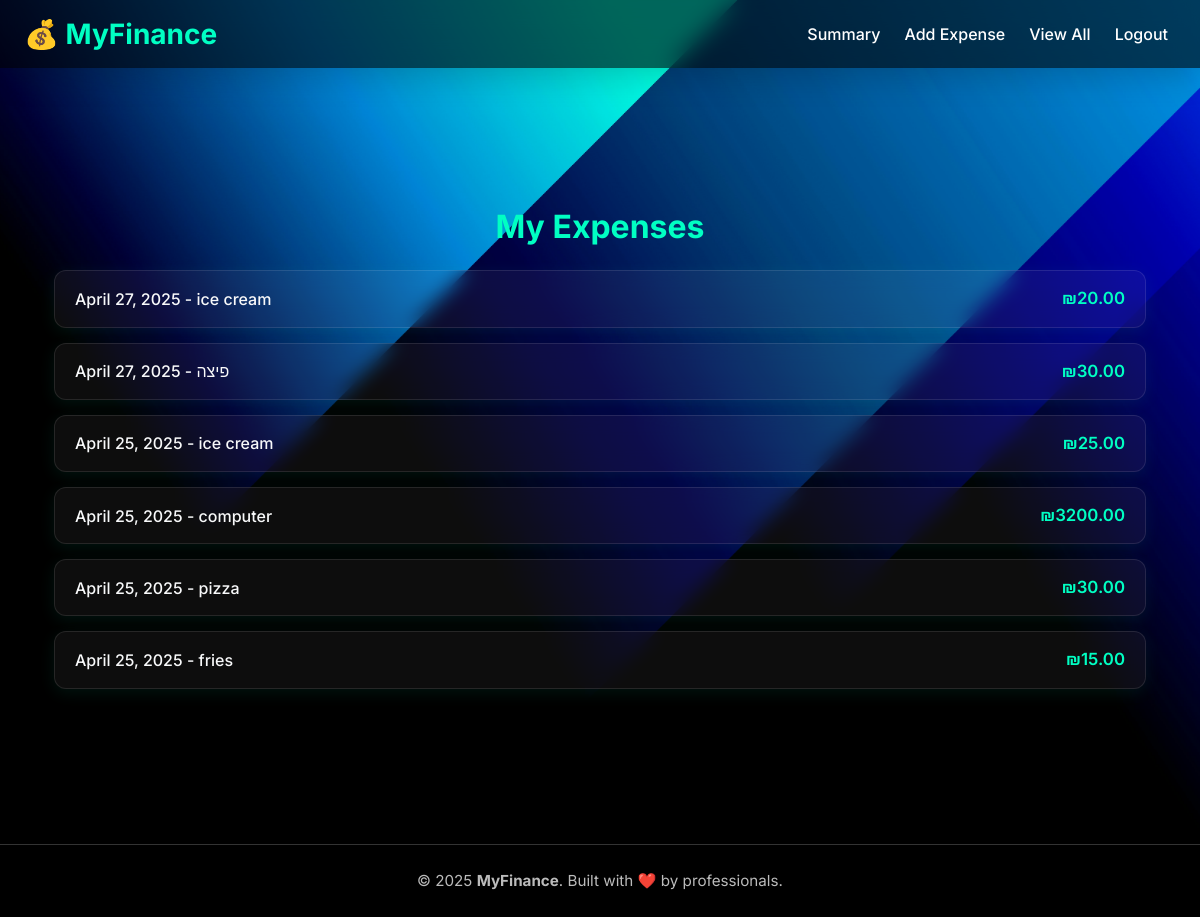
The page /expenses/my/ (signed in) on the database as committed earlier.
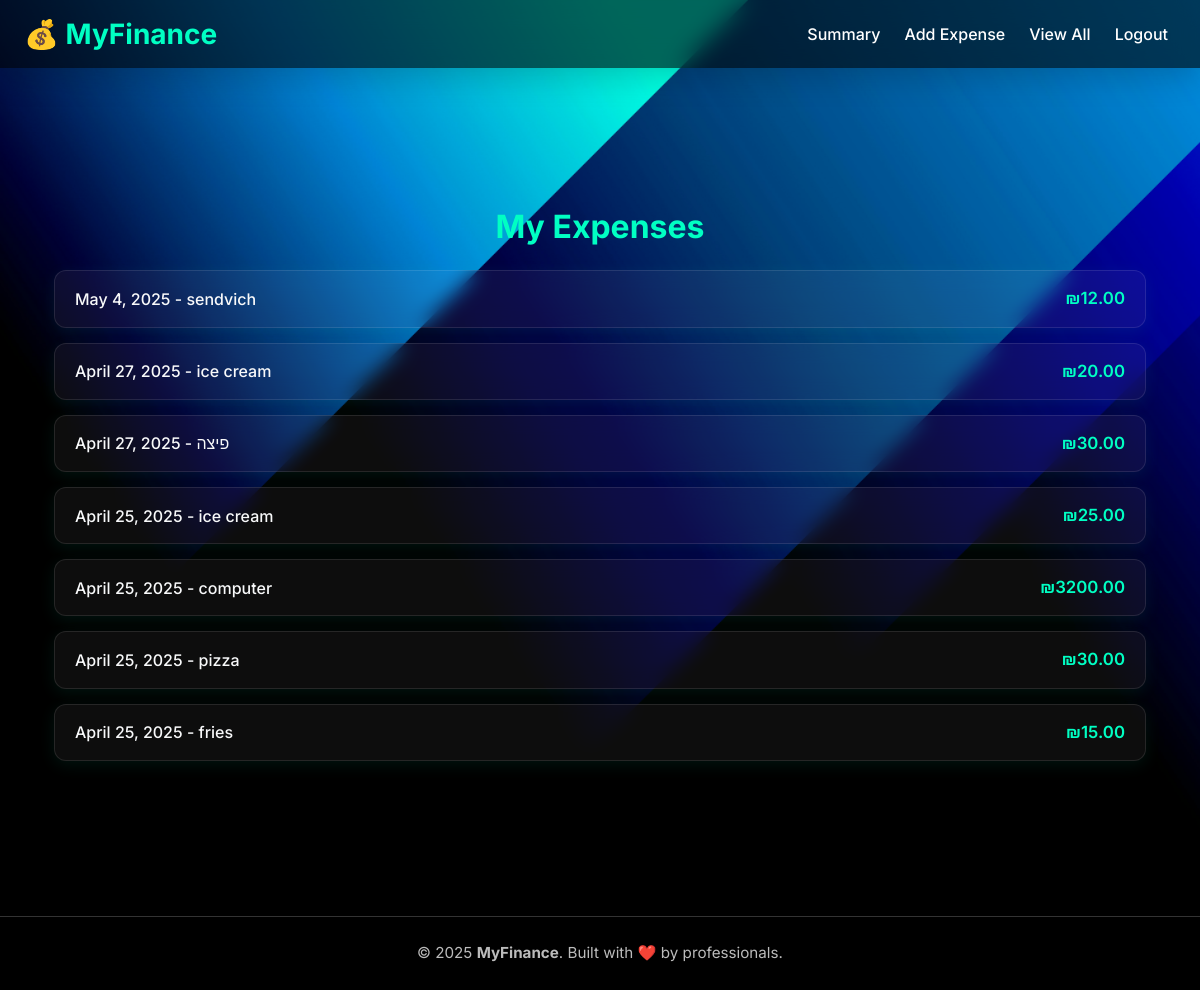
The same page on the database as committed later.
### expenses/models.py (models this page shows, shortened)
class Expense(models.Model):
    user = models.ForeignKey(User, on_delete=models.CASCADE)
    category = models.CharField(max_length=100)
    amount = models.FloatField()
    date = models.DateField(auto_now_add=True)

### expenses/views.py (the view)
# urls.py: path('my/', views.my_expenses, name='my_expenses'),
@login_required
def my_expenses(request):
    expenses = Expense.objects.filter(user=request.user).order_by('-date')
    return render(request, 'my_expenses.html', {'expenses': expenses})

### expenses/templates/my_expenses.html (shortened to what this page needs)
{% extends 'base.html' %}
{% block content %}
<div class="container mt-5 text-white">
    <h2 class="mb-4 expenses-title text-center">My Expenses</h2>
    {% if expenses %}
    <ul class="expense-list">
        {% for exp in expenses %}
        <li class="expense-item">
            <div class="expense-date-category">{{ exp.date }} - {{ exp.category }}</div>
            <div class="expense-amount">₪{{ exp.amount|floatformat:2 }}</div>
        </li>
        {% endfor %}
    </ul>
    {% else %}
    <p class="no-expenses text-center">No expenses added yet.</p>
    {% endif %}
</div>
{% endblock %}

### expenses/templates/base.html (shortened to what this page needs)
{% load static %}
<!DOCTYPE html>
<html lang="en">
<head>
    <link href="https://cdn.jsdelivr.net/npm/bootstrap@5.3.3/dist/css/bootstrap.min.css" rel="stylesheet" />
</head>
<body>
    <nav class="navbar navbar-expand-lg navbar-dark fixed-top">
        <div class="container-fluid px-4">
            <a class="navbar-brand" href="/">💰 MyFinance</a>
            <div class="collapse navbar-collapse justify-content-end" id="navbarNav">
                <ul class="navbar-nav gap-2">
                    <li class="nav-item">
                        <a class="nav-link" href="{% url 'summary' %}">Summary</a>
                    </li>
                    <li class="nav-item">
                        <a class="nav-link" href="{% url 'add_expense' %}">Add Expense</a>
                    </li>
                    <li class="nav-item">
                        <a class="nav-link" href="{% url 'my_expenses' %}">View All</a>
                    </li>
                    {% if user.is_authenticated %}
                        <li class="nav-item">
                            <form action="{% url 'logout' %}" method="post" style="display:inline;">
                                <button type="submit" class="nav-link btn btn-link">Logout</button>
                            </form>
                        </li>
                    {% endif %}
                </ul>
            </div>
        </div>
    </nav>
    <div class="container">
        {% block content %}
        {% endblock %}
    </div>
    <footer>
        <p>© 2025 <strong>MyFinance</strong>. Built with ❤️ by professionals.</p>
    </footer>
</body>
</html>

### expenses/templates/my_expenses.html (style rules this page uses)
.expenses-title { font-weight: 700; color: #00ffc3; }
.expense-list { list-style: none; padding: 0; margin: 0; }
.expense-item { background: rgba(255, 255, 255, 0.05); border: 1px solid rgba(255, 255, 255, 0.1); border-radius: 12px; padding: 15px 20px; margin-bottom: 15px; color: #f8f9fa; display: flex; justify-content: space-between; align-items: center; transition: transform 0.2s ease, box-shadow 0.2s ease; backdrop-filter: blur(10px); -webkit-backdrop-filter: blur(10px); box-shadow: 0 4px 16px rgba(0, 255, 195, 0.08); }
.expense-date-category { font-weight: 500; font-size: 1rem; }
.expense-amount { font-weight: 600; font-size: 1.05rem; color: #00ffc3; }

Rows that differ between the two databases and show on the page:
added Expense: date "May 4, 2025", category "sendvich", amount "12.00"
